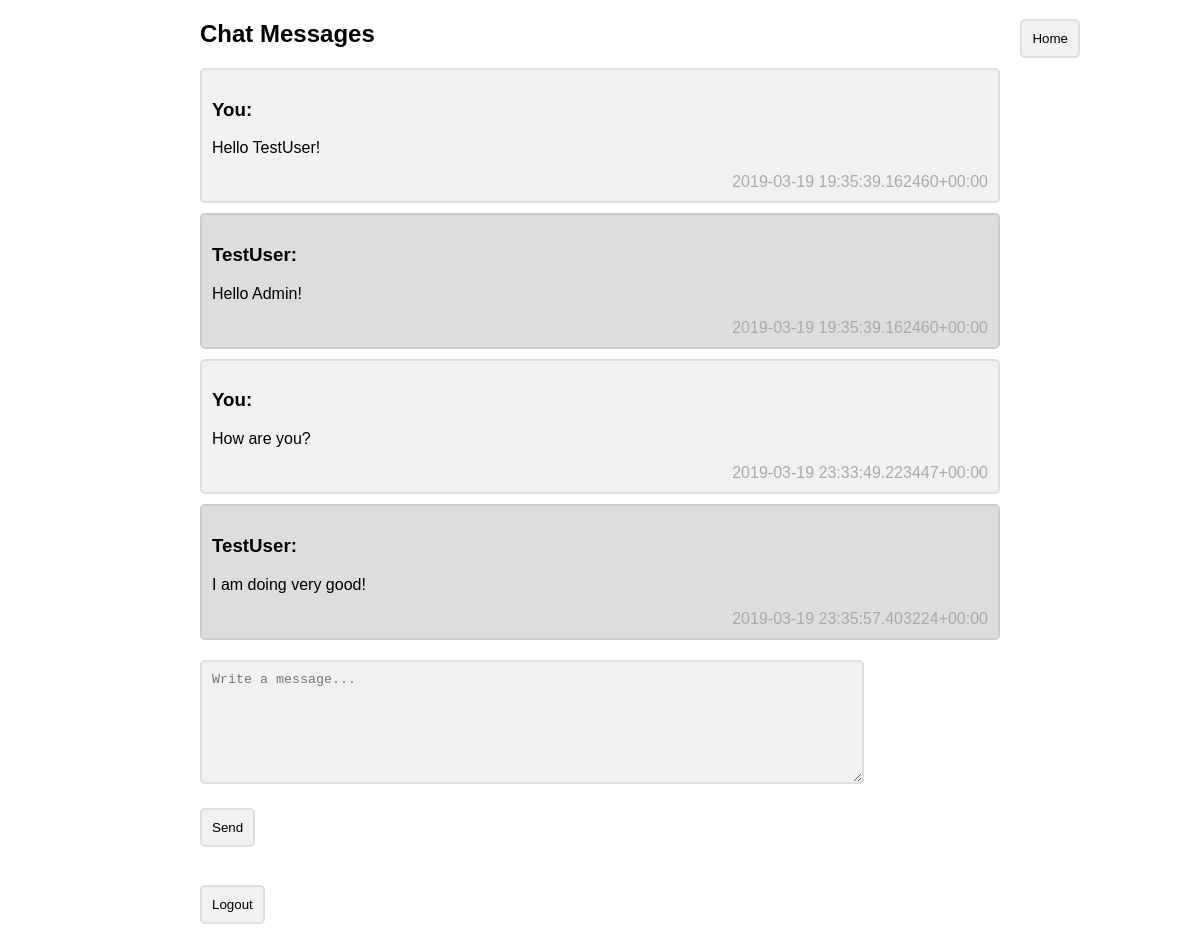
/messaging/TestUser/ (signed in), run on an earlier commit of the app's database.
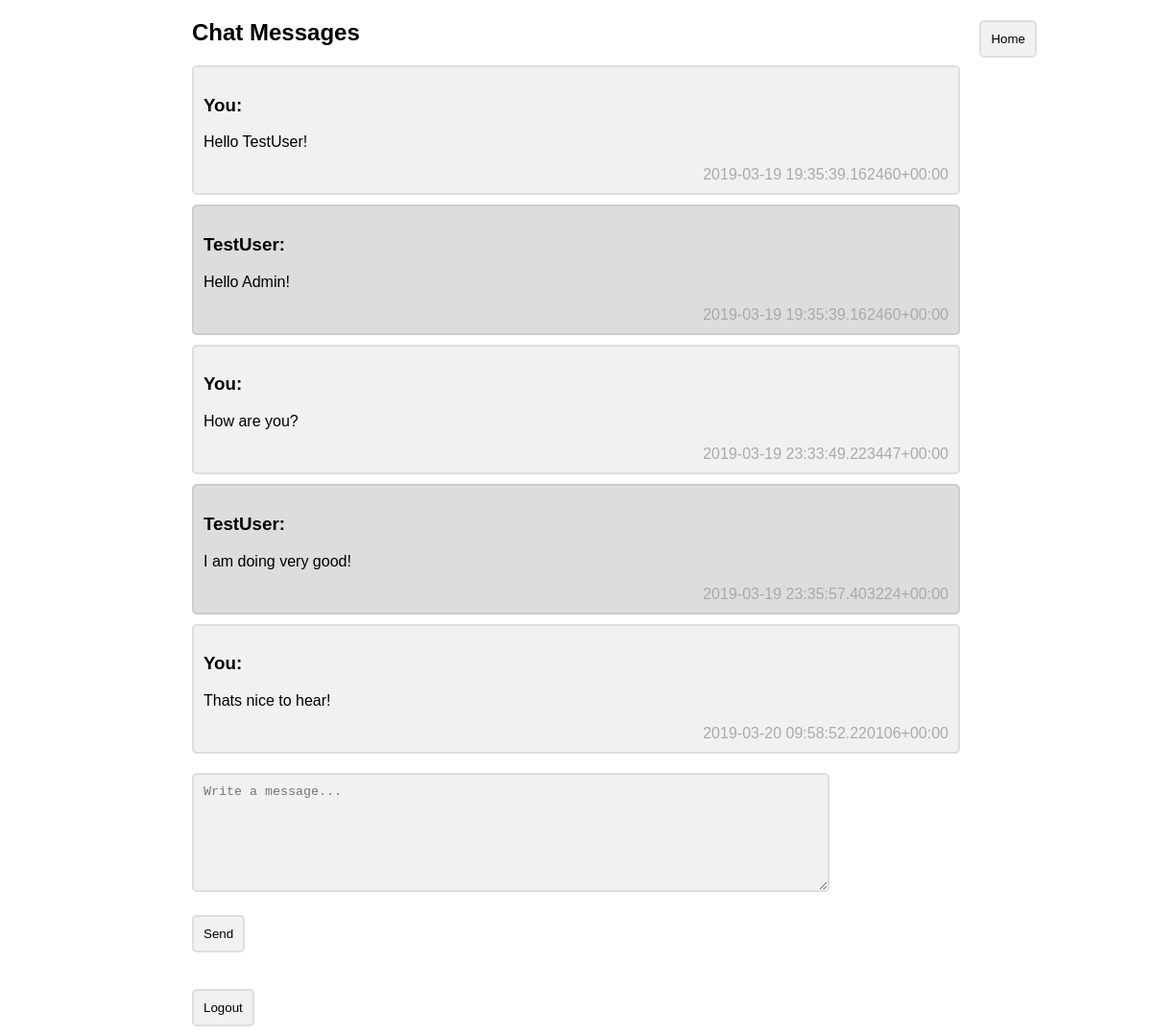
And on a later commit of the database.
### messaging/models.py (models this page shows)
class Message(models.Model):
    Sender = models.ForeignKey(User,to_field='username', on_delete=models.CASCADE, related_name='sender_set')
    Receiver = models.ForeignKey(User,to_field='username', on_delete=models.CASCADE, related_name='receiver_set')
    Message = models.CharField(max_length=1000, default="UNDEFINED")
    Date = models.CharField(max_length=250, default=timezone.now)

### messaging/views.py (the view)
# urls.py: path('<username>/', views.message_view, name='usermessaging'),  #Shows page depending on what user you want to message
def message_view(request, username):
    if request.user.username == username:
        return redirect('home')
    if request.method == "POST":
        form = MessageForm(request.POST or None)
        if form.is_valid():
            formmessage = form.cleaned_data['message']
            message = Message(Sender=request.user, Receiver = User.objects.get(username=username), Message = formmessage, Date=tiezone)
            message.save()
    messages = Message.objects.filter(Q(Sender=request.user.username, Receiver= username) | Q(Sender=username, Receiver = request.user.username)).order_by('Date')
    form = MessageForm()
    return render(request, 'messaging/message.html', {'me':request.user.username, 'chatfriend': username, 'messages': messages, 'form': form})

### messaging/forms.py
class MessageForm(forms.Form):
    message = forms.CharField(label='', max_length=1000,
    widget=forms.Textarea(attrs= {'id': 'message_form', 'maxlength': '1000', 'class': 'container' , 'placeholder' : 'Write a message...', 'style': 'width:80%; height: 100px'}))

### templates/messaging/message.html (shortened to what this page needs)
{% extends 'base.html' %}
{% block content %}
<head>
</head>
<body>
<div style="position: absolute;; right:10%; top:1%; ">
    <a href="{% url 'home' %}">
      <button class="container" >Home</button>
    </a>
</div>
<h2>Chat Messages</h2>
{% for message in messages %}
  {% if message.Sender.username == me %}
    <div class="container">
      <h3> You: </h3>
      <p>{{ message.Message }} </p>
      <span class="right">{{ message.Date }}</span>
    </div>
  {% else %}
    <div class="container darker">
        <h3>{{ chatfriend }}: </h3>
        <p>{{ message.Message }}</p>
        <span class="right">{{ message.Date }}</span>
      </div>
  {% endif %}
{% endfor %}
<form action="" method="POST">
    {{ form }}
    <br>
    <input class="container" type="submit" value="Send">
</form>
</body>
{% endblock %}

### templates/base.html (shortened to what this page needs)
<!DOCTYPE html>
<html>
<head>
</head>
<body>
  <main>
    {% block content %}
    {% endblock %}
  </main>
  <br>
  {% if not user.is_authenticated %}
  <div style="float:left">
    <a href="{% url 'login' %}">
      <button class="container">Login page</button>
    </a>
  </div>
  {% else %}
  <div  style="float:left">
      <a href="{% url 'logout' %}">
        <button class="container">Logout</button>
      </a>
    </div>
  {% endif %}
</body>
</html>

### templates/base.html (style rules this page uses)
body { margin: 0 auto; max-width: 800px; padding: 0 20px; font: 16px arial, sans-serif; }
.container { border: 2px solid #dedede; background-color: #f1f1f1; border-radius: 5px; padding: 10px; margin: 10px 0; }
.darker { border-color: #ccc; background-color: #ddd; }
.container::after { content: ""; clear: both; display: table; }
.right { float: right; color: #aaa; }

What changed in the data, as far as the page shows it:
added Message: Message "Thats nice to hear!", Date "2019-03-20 09:58:52.220106+00:00"
